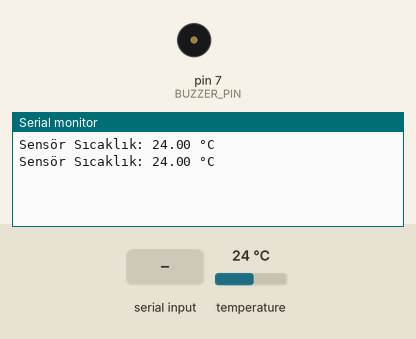
Simulated run of this sketch. Board: Arduino Mega 2560, built with avr-gcc and run on an emulated ATmega2560. Shown: buzzer (waves = sounding, pin HIGH), the last lines printed to the serial monitor. The inputs (shaded band) are chosen by the test bench; at power-on: temperature 24 °C.

Above: at 3.3 s.
3.4 s: "b0" received over the second serial link
At 5.3 s:
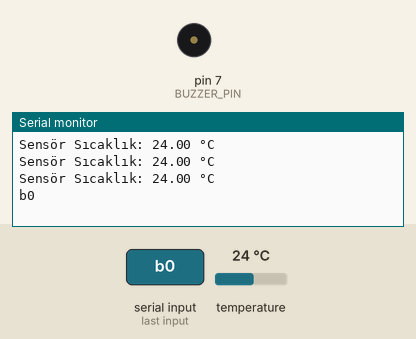
5.9 s: temperature set to 4 °C
At 7.4 s:
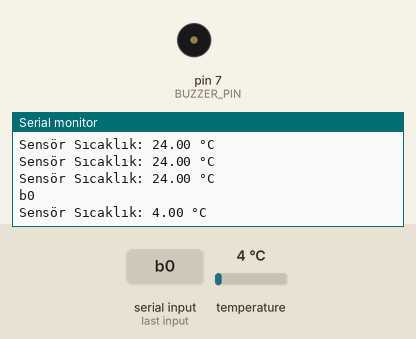
11.7 s: "txt" received over the second serial link
At 12.5 s:
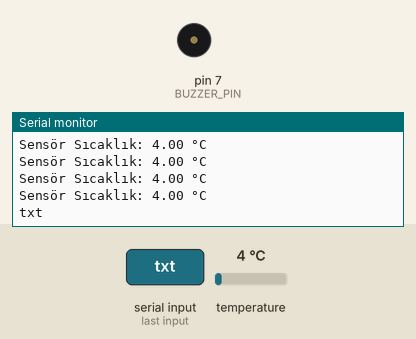
14.2 s: "val" received over the second serial link
At 16.6 s:
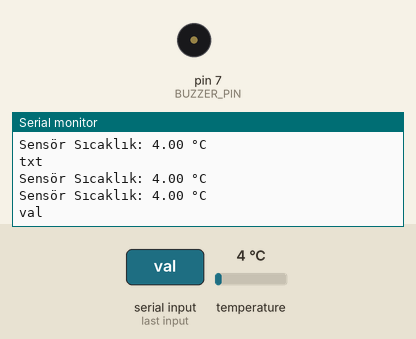

Measured:
- after the input at 3.4 s, the serial monitor: prints a new line after 1.1 s (image 1)
- after the input at 5.9 s, the serial monitor: prints a new line after 0.34 s (image 2)
- after the input at 11.7 s, the serial monitor: prints a new line at once (image 3)
- after the input at 14.2 s, the serial monitor: prints a new line after 1.2 s (image 4)

The sketch:

is_adr_2.ino
```cpp
#include <OneWire.h> // OneWire kütüphanesini dahil eder
#include <DallasTemperature.h> // Dallas Temperature kütüphanesini dahil eder
#include <SoftwareSerial.h> // SoftwareSerial kütüphanesini dahil eder

// Sensör veri pini ve Nextion ekran pinleri tanımlanıyor
#define ONE_WIRE_BUS 8 // DS18B20 sıcaklık sensörünün veri pini
#define RX_PIN 50 // Nextion ekranının TX pini bağlantısı yapılacak arduino RX pini
#define TX_PIN 51 // Nextion ekranının RX pini bağlantısı yapılacak arduino TX pini
#define BUZZER_PIN 7 // Buzzer'ın bağlı olduğu pin

OneWire oneWire(ONE_WIRE_BUS); // OneWire nesnesi oluşturulur
DallasTemperature sensors(&oneWire); // Dallas Temperature nesnesi oluşturulur
SoftwareSerial nextion(RX_PIN, TX_PIN); // SoftwareSerial nesnesi oluşturulur

float sensorSicakligi = 0.0; // Sensörden okunan sıcaklık değeri
float manuelSicaklik = 0.0; // Manuel olarak ayarlanan sıcaklık değeri

void setup() {
  Serial.begin(9600); // Seri haberleşmeyi başlatır
  nextion.begin(9600); // Nextion ekranı ile seri haberleşmeyi başlatır
  sensors.begin(); // Dallas Temperature sensörünü başlatır
  pinMode(BUZZER_PIN, OUTPUT); // Buzzer pini çıkış olarak ayarlanır
}

// Sensörden sıcaklık verisini okuyan fonksiyon
void sensordenSicaklikOku() {
  sensors.requestTemperatures(); // Sensörden sıcaklık değerini ister
  sensorSicakligi = sensors.getTempCByIndex(0); // Sensörden okunan sıcaklık değeri alınır
  Serial.print("Sensör Sıcaklık: "); // Seri monitöre sıcaklık değeri yazdırılır
  Serial.print(sensorSicakligi);
  Serial.println(" °C");
}

// Nextion ekranından veri alan fonksiyon
void nextionVerisiAl() {
  if (nextion.available()) { // Nextion'dan veri gelip gelmediğini kontrol eder
    String gelenVeri = ""; // Gelen veriyi depolamak için bir string oluşturur
    while (nextion.available()) { // Nextion'dan veri gelmeye devam ettiği sürece
      char c = nextion.read(); // Bir karakter okur
      gelenVeri += c; // Karakteri stringe ekler
    }
    Serial.println(gelenVeri); // Gelen veriyi seri monitöre yazdırır

    // Gelen veriyi kontrol eder ve uygun işlemi yapar
    if (gelenVeri.indexOf("b0") != -1) { // Eğer "b0" (artırma butonu) bilgisi geldiyse
      manuelSicaklik++; // Manuel sıcaklık değerini artırır
    } else if (gelenVeri.indexOf("b1") != -1) { // Eğer "b1" (azaltma butonu) bilgisi geldiyse
      manuelSicaklik--; // Manuel sıcaklık değerini azaltır
    } else if (gelenVeri.indexOf("b2") != -1) { // Eğer "b2" (tamam butonu) bilgisi geldiyse
      sensorSicakligi = manuelSicaklik; // Sensör sıcaklık değerini manuel sıcaklık değeri ile günceller
    } else if (gelenVeri.indexOf("b3") != -1) { // Eğer "b3" (sıfırlama butonu) bilgisi geldiyse
      manuelSicaklik = 0; // Manuel sıcaklık değerini sıfırlar
    }
  }
}

// Nextion ekranına veri gönderen fonksiyon
void nextionVerisiGonder(String veriTipi, String veriAdresi, String veri)

{
  if (veriTipi == "txt") {
    // Ekranda yazı güncelleme işlemi
    String komut = veriAdresi + ".txt=\"" + veri + "\""; // Text güncelleme komutu oluştur
    nextion.print(komut); // Komutu gönder
    nextion.write(0xff); // Komut sonlandırma baytları
    nextion.write(0xff);
    nextion.write(0xff);
  } else if (veriTipi == "val") {
    // Ekranda değer güncelleme işlemi
    String komut = veriAdresi + ".val=" + veri; // Değer güncelleme komutu oluştur
    nextion.print(komut); // Komutu gönder
    nextion.write(0xff); // Komut sonlandırma baytları
    nextion.write(0xff);
    nextion.write(0xff);
  } else {
    // Bilinmeyen veri tipi
    Serial.println("Hatalı veri tipi");
  }
}


// Buzzer kontrol eden fonksiyon
void buzzerKontrol() {
  if (manuelSicaklik >= 5) { // Eğer manuel sıcaklık değeri 5°C veya üstündeyse
    digitalWrite(BUZZER_PIN, HIGH); // Buzzer'ı açar
  } else {
    digitalWrite(BUZZER_PIN, LOW); // Buzzer'ı kapatır
  }
}

// Döngüde her işlev çağrılıyor
void loop() {
  sensordenSicaklikOku(); // Sensör sıcaklık değerini okur
  nextionVerisiAl(); // Nextion ekranından veri alır

  // Manuel sıcaklık değerini Nextion ekranına gönder
  nextionVerisiGonder("txt", "t1", String(manuelSicaklik, 2) + " °C");

  // İlerleme çubuğu değerini Nextion ekranına gönder
  int progressDegeri = map(manuelSicaklik, 0, 100, 0, 100); // Manuel sıcaklık değerini 0-100 arasında eşler
  nextionVerisiGonder("val", "n0", String(progressDegeri));

  // Sensör sıcaklık değerini Nextion ekranına gönder
  nextionVerisiGonder("txt", "t0", String(sensorSicakligi, 2) + " °C");

  buzzerKontrol(); // Buzzer'ı kontrol eder
  delay(1000); // 1 saniye bekler
}
```
